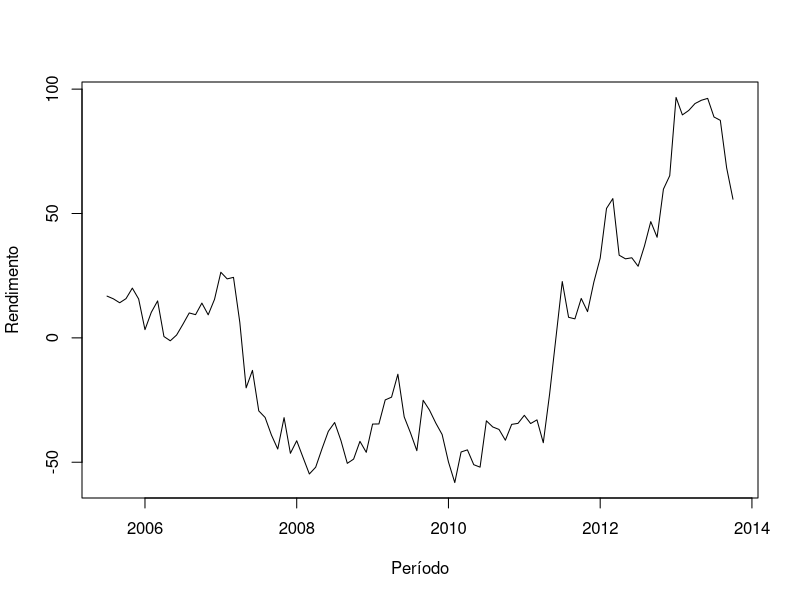

Recreate this plot in R.
gnp <- ts(cumsum(1 + round(10*rnorm(100), 2)), start = c(2005, 7), frequency = 12)
plot(gnp,xlab="Período",ylab="Rendimento") # using 'plot.ts' for time-series plot

